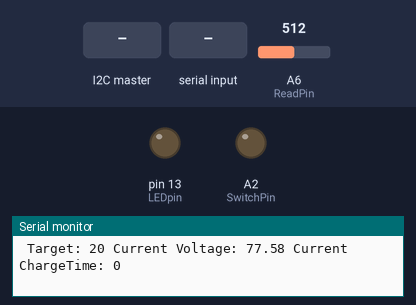
This sketch was run on a simulated Arduino Nano, built with avr-gcc and run on an emulated ATmega328P. On the bench: output pins drawn as LEDs (lit = HIGH), the last lines printed to the serial monitor. The inputs (shaded band) are chosen by the test bench; at power-on: A6 (ReadPin) = 512.

Above: at 1.2 s.
1.3 s: A6 (ReadPin) set to 122
At 1.5 s:
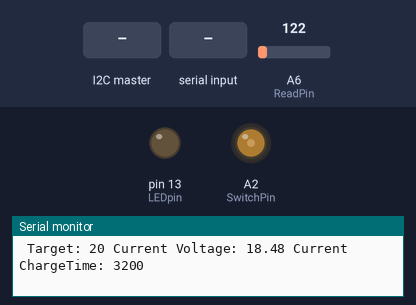
4.3 s: A6 (ReadPin) set to 306
7.3 s: A6 (ReadPin) set to 10
At 7.93 s:
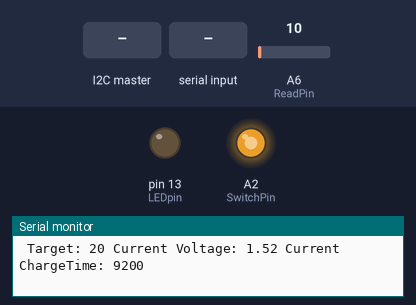
10.3 s: the I2C master sends the byte 0
13.3 s: A6 (ReadPin) set to 0
At 14.1 s:
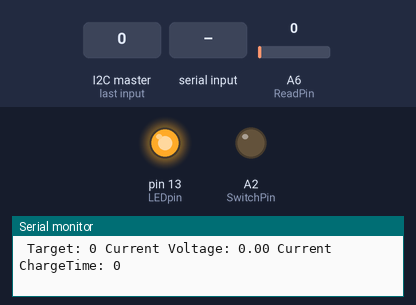
14.8 s: "30,150\n" received over Serial
At 15.2 s:
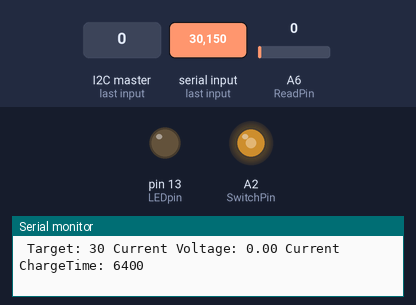
Timing chart, 0 to 18.8 s (numbered marks = the images above; inputs shaded):
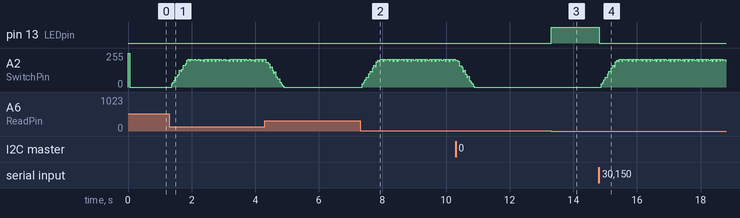

Measured:
- after the input at 13.3 s, pin 13 (LEDpin): LOW → HIGH at once

The sketch:

Boost_Converter.ino
```cpp
#include <Wire.h>

const int i2cAddress = 10;

 // pins
const int LEDpin = 13;
const int SwitchPin = A2;
const int ReadPin = A6;

// boost parameters
const int MOSFET_VDS = 55; // drain to source breakdown voltage to keep from burning FETs IRLZ44N:55V
const int maxHardwareVoltage = MOSFET_VDS * 0.85; // the absolute max voltage before components break
const long R1 = 1000000; // measure these before soldering, I used nominal and number was off by a full volt
const long R2 = 33330;
const float maxVoltage = float ((5 * (R1 + R2)) / R2); // max voltage of boost converter based on the voltage divider resistors, and the analog read pin to be @ 5V // 156.51
const float maxAnalogReadValue = 1023; // 2 ^ 10 because it's an arduino nano

int TotalTime = 10000; // us
int ChargeTime = 0;
int Target = 20; // in volts
String text = "";


void setup() {
	pinMode(LEDpin, OUTPUT);
 pinMode(SwitchPin, OUTPUT);
	pinMode(ReadPin, INPUT);
	Serial.begin(115200);

  Wire.begin(i2cAddress);
  Wire.onReceive(receiveEvent);

  digitalWrite(SwitchPin, HIGH);
  delay(50);
}


void loop () {

  while (Serial.available()) { // if number comes through serial
    text += char (Serial.read());
    delayMicroseconds(86); // 87 because 115200 baud rate
  }
  if (text != "") {
    Target = text.toInt();
    text = "" ;
  }


  if (Target > maxHardwareVoltage) { // cap max value
    Target = maxHardwareVoltage;
  }


  // do the boosting
  if (ChargeTime > 0 && getVoltage() < maxVoltage) { // don't even turn on if there is no time to do so or if voltage too high
    digitalWrite(SwitchPin, HIGH);
  }
  delayMicroseconds(ChargeTime);

  digitalWrite(SwitchPin, LOW);
  delayMicroseconds(TotalTime - ChargeTime);


  // debug values
  Serial.print(" Target: ");
  Serial.print(Target);
  Serial.print(" Current Voltage: ");
  Serial.print(getVoltage());
  Serial.print(" Current ChargeTime: ");
  Serial.println(ChargeTime);


  // adjust boost timer
  if (getVoltage() < Target) { //  if current voltage is below what we want
    if (ChargeTime <= TotalTime * 0.9) {
      ChargeTime += (TotalTime * 0.02);
    }
    digitalWrite(LEDpin, LOW);

  } else if (Target < getVoltage()) { // if above
    if (ChargeTime > 0) {
      ChargeTime -= (TotalTime * 0.02);
    }
    digitalWrite(LEDpin, LOW);

  } else {
    digitalWrite(LEDpin, HIGH);
  }
}

float getVoltage () { // get current read voltage of output
  return (analogRead(ReadPin) * (maxVoltage / maxAnalogReadValue));
}

void receiveEvent() { // receiver for i2c data
  Target = Wire.read();
}
```
